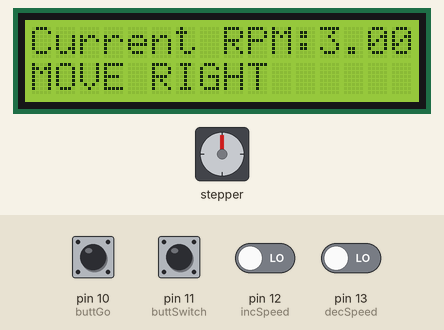
This sketch was run on a simulated Arduino Uno, built with avr-gcc and run on an emulated ATmega328P. Parts: stepper motor, 16×2 character LCD. Wiring (inferred from the names in the program): stepper motor driver (200 steps per turn assumed): step pin 7; direction pin 8; enable pin 9. Inputs (shaded band) come from the test bench; at power-on: pin 10 (buttGo), pin 11 (buttSwitch), pin 12 (incSpeed), pin 13 (decSpeed) LOW.

Above: at 1.2 s.
1.3 s: pin 11 (buttSwitch) pulled HIGH for 0.15 s
At 2.2 s:
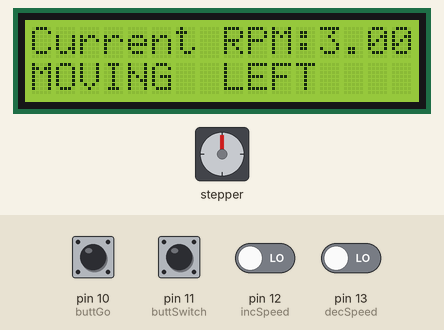
2.9 s: pin 11 (buttSwitch) pulled HIGH for 1 s
At 3.3 s:
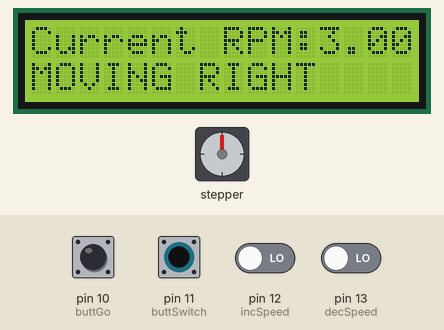
5.4 s: pin 10 (buttGo) pulled HIGH for 1 s
At 7.5 s:
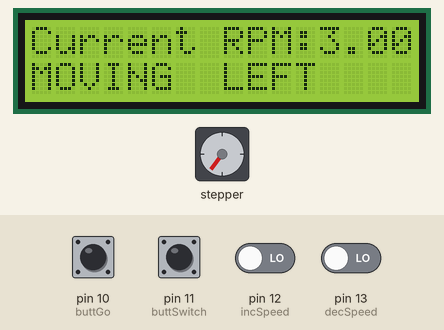
7.9 s: pin 10 (buttGo) pulled HIGH for 0.15 s
At 9.2 s:
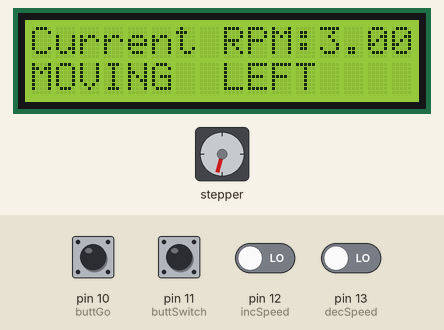
9.5 s: pin 12 (incSpeed) driven HIGH
At 9.73 s:
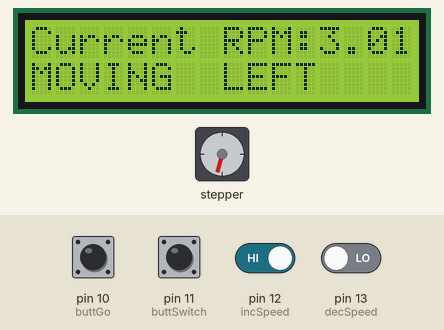
11.1 s: pin 11 (buttSwitch) pulled HIGH for 0.15 s
At 11.7 s:
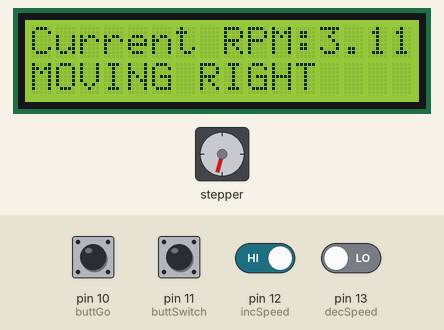
Timing chart, 0 to 14.1 s (numbered marks = the images above; inputs shaded):
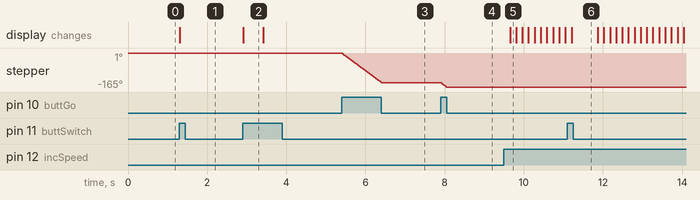

The sketch:

working_motor.ino
```cpp
// Stepper motor run code with A4988 driver and LCD code
#include <LiquidCrystal_I2C.h>
#include <Wire.h>
#include <Stepper.h>
// Define Pins for Step Motor Driver
#define stepPin 7  // define pin for step
#define dirPin 8   // define pin for direction
#define enPin 9    // define pin for enable ^^ Do I need this?

// Define Buttons for Speed and Direction
#define buttGo 10      // define pin for button input
#define buttSwitch 11  // define pin for button input
#define incSpeed 12    // define button for increasing speed
#define decSpeed 13    // define button for decreeasing speed

// Define LCD pinout
const int en = 2, rw = 1, rs = 0, d4 = 4, d5 = 5, d6 = 6, d7 = 7, bl = 3;  // Adapter Pinout
const int i2c_addr = 0x27;                                                 // Adapter Pinout
LiquidCrystal_I2C lcd(i2c_addr, en, rw, rs, d4, d5, d6, d7, bl, POSITIVE);

float resolution = 1.8;
float rpm = 3;
unsigned int pulse_delay;  // Temporary starting value that will change after void setup
bool buttonState = false;
bool onState = false;

// Set up output types
void setup() {
  Serial.begin(9600);  // Change this baud rate to whatever rate the LCD screen runs on - should generally be 9600
  // Set up LCD screen
  pulse_delay = setRPM(rpm);
  lcd.begin(16, 2);  // set up the LCD's number of columns and rows:
  lcd.setCursor(0, 0);
  lcd.print("Current RPM: ");
  lcd.setCursor(12, 0);
  lcd.print(rpm);
  lcd.setCursor(0, 1);
  lcd.print("MOVE RIGHT");

  // Sets up buttons
  pinMode(buttSwitch, INPUT);
  pinMode(buttGo, INPUT);
  pinMode(incSpeed, INPUT);
  pinMode(decSpeed, INPUT);

  // Establish initials
  pinMode(enPin, OUTPUT);
  digitalWrite(enPin, HIGH);  // deactivate driver
  pinMode(dirPin, OUTPUT);
  digitalWrite(dirPin, HIGH);
  pinMode(stepPin, OUTPUT);
  digitalWrite(enPin, LOW);  // activates driver
}

// Revolutions per second should be able specified to the tenths
// Run code to continual
void loop() {
  // Read Buttons Being Pressed
  int pressSwitch = digitalRead(buttSwitch);
  int pressGo = digitalRead(buttGo);
  int pressInc = digitalRead(incSpeed);
  int pressDec = digitalRead(decSpeed);
  pulse_delay = setRPM(rpm);  //pulse_delay = (rpm * 200)/60;

  if (pressSwitch == HIGH)  // Moves motor Right (Counter-Clockwise)
  {
    if (buttonState == 0) {
      digitalWrite(dirPin, LOW);  // sets direction of the motor turning
      buttonState = 1;
      lcd.setCursor(0, 1);
      lcd.print("MOVING  LEFT");
      delay(500);
    } else {
      if (buttonState == 1) {
        digitalWrite(dirPin, HIGH);  // sets direction of the motor turning
        buttonState = 0;
        lcd.setCursor(0, 1);
        lcd.print("MOVING RIGHT");
        delay(500);
      }
    }
  }
// Both of the next functions move the motor, but switches between Microseconds and Milliseconds in delay time to fit.
  if (pressGo == HIGH && pulse_delay >= 16383)  // Moves motor
  {
      digitalWrite(stepPin, HIGH);  // This LOW to HIGH change is what creates the "Rising Edge" so the easydriver knows when to step.
      delay(pulse_delay/1000);
      digitalWrite(stepPin, LOW);
  }

  if (pressGo == HIGH && pulse_delay < 16383)
  {
      digitalWrite(stepPin, HIGH);  // This LOW to HIGH change is what creates the "Rising Edge" so the easydriver knows when to step.
      delayMicroseconds(pulse_delay);
      digitalWrite(stepPin, LOW);
  }

  if (pressInc == HIGH)  // Increases RPM
  {
    rpm = rpm + 0.01;
    delay(150);
    lcd.setCursor(12, 0);
    lcd.print(rpm);
  }

  if (pressDec == HIGH)  // Decreases RPM
  {
    rpm = rpm - 0.01;
    delay(150);
    lcd.setCursor(12, 0);
    lcd.print(rpm);
  }
}

// Function to get pulse delay time based off of inputted RPM value
float setRPM(float rpm) {
  unsigned int pulsetime = (60000000 / (1600 * rpm));
  return pulsetime;  // Converts to microseconds
}
```

Measured:
- after the input at 1.3 s, the display: changes at once (image 1)
- after the input at 2.9 s, the display: changes at once (image 2)
- after the input at 5.4 s, stepper: turns 144° counter-clockwise in 0.99 s, starting at once
- after the input at 7.9 s, stepper: turns 21° counter-clockwise in 0.14 s, starting at once
- after the input at 9.5 s, the display: changes after 0.15 s (image 5)
- after the input at 11.1 s, the display: changes after 0.12 s (image 6)
- what the display in image 2 shows lasts 0.5 s, from 2.9 s to 3.4 s
